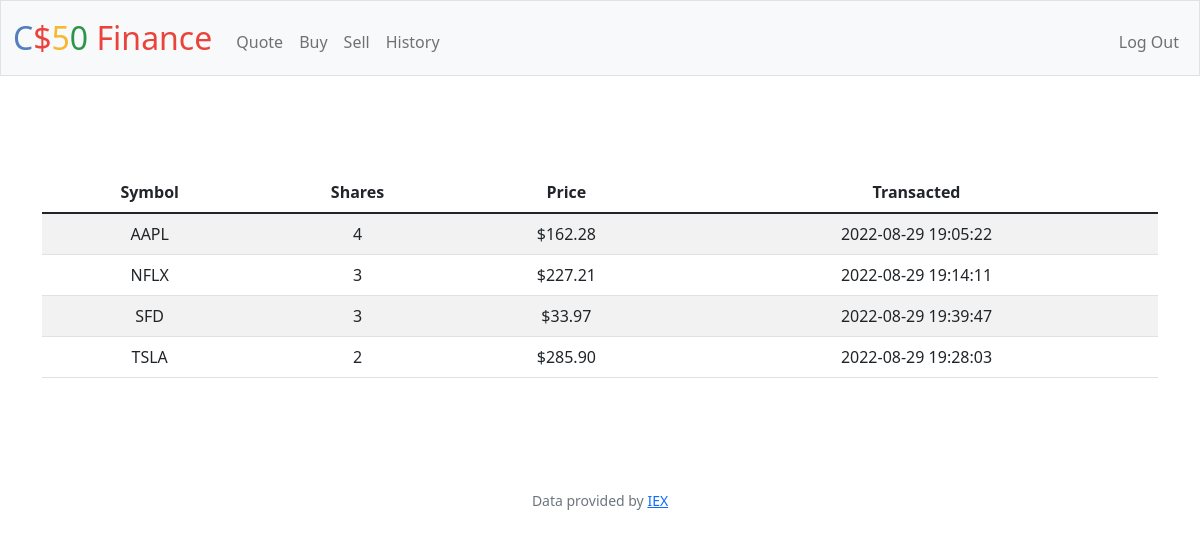
The app's page /history (signed in) with its own data.
### tables this page shows
CREATE TABLE transactions (
    id INTEGER PRIMARY KEY AUTOINCREMENT,
    user_id INTEGER NOT NULL,
    name TEXT NOT NULL,
    shares INTEGER NOT NULL,
    type TEXT NOT NULL,
    price NUMERIC NOT NULL,
    symbol TEXT NOT NULL,
    time TIMESTAMP DEFAULT CURRENT_TIMESTAMP,
    FOREIGN KEY(user_id) REFERENCES users(id)
    );

### app.py (the view)
@app.route("/history")
@login_required
def history():
    user_id = session["user_id"]
    cash = db.execute("SELECT cash FROM users WHERE id = ?", user_id)[0]["cash"]
    stocks = db.execute(
        "SELECT symbol, price, time, name, SUM(shares) as shares FROM transactions WHERE user_id = ? GROUP BY symbol", user_id)
    total = cash
    for stock in stocks:
        total += stock["shares"] * stock["price"]
    return render_template("history.html", cash=cash, stocks=stocks, total=total, usd=usd)

### app.py (called while the page is built)
@app.after_request
def after_request(response):
    response.headers["Cache-Control"] = "no-cache, no-store, must-revalidate"
    response.headers["Expires"] = 0
    response.headers["Pragma"] = "no-cache"
    return response

### helpers.py (called while the page is built)
def login_required(f):
    @wraps(f)
    def decorated_function(*args, **kwargs):
        if session.get("user_id") is None:
            return redirect("/login")
        return f(*args, **kwargs)
    return decorated_function

def usd(value):
    return f"${value:,.2f}"

### templates/history.html (shortened to what this page needs)
{% extends "layout.html" %}
{% block main %}
    <div>
        <main class="container py-5 text-center">
            <table class="table table-striped">
                <thead>
                    <tr>
                        <th>Symbol</th>
                        <th>Shares</th>
                        <th>Price</th>
                        <th>Transacted</th>
                    </tr>
                </thead>
                <tbody>
                    {% for stock in stocks %}
                    <tr>
                        <td>{{ stock["symbol"] }}</td>
                        <td>{{ stock["shares"] }}</td>
                        <td>{{ usd(stock["price"]) }}</td>
                        <td>{{ stock["time"] }}</td>
                    </tr>
                    {% endfor %}
                </tbody>
            </table>
        </main>
    </div>
{% endblock %}

### templates/layout.html (shortened to what this page needs)
<!DOCTYPE html>
<html lang="en">
    <head>
        <link href="https://cdn.jsdelivr.net/npm/bootstrap@5.1.3/dist/css/bootstrap.min.css" rel="stylesheet">
        <link href="/static/styles.css" rel="stylesheet">
    </head>
    <body>
        <nav class="bg-light border navbar navbar-expand-md navbar-light">
            <div class="container-fluid">
                <a class="navbar-brand" href="/"><span class="blue">C</span><span class="red">$</span><span class="yellow">5</span><span class="green">0</span> <span class="red">Finance</span></a>
                <div class="collapse navbar-collapse" id="navbar">
                    {% if session["user_id"] %}
                        <ul class="navbar-nav me-auto mt-2">
                            <li class="nav-item"><a class="nav-link" href="/quote">Quote</a></li>
                            <li class="nav-item"><a class="nav-link" href="/buy">Buy</a></li>
                            <li class="nav-item"><a class="nav-link" href="/sell">Sell</a></li>
                            <li class="nav-item"><a class="nav-link" href="/history">History</a></li>
                        </ul>
                        <ul class="navbar-nav ms-auto mt-2">
                            <li class="nav-item"><a class="nav-link" href="/logout">Log Out</a></li>
                        </ul>
                    {% else %}
                        <ul class="navbar-nav ms-auto mt-2">
                            <li class="nav-item"><a class="nav-link" href="/register">Register</a></li>
                            <li class="nav-item"><a class="nav-link" href="/login">Log In</a></li>
                        </ul>
                    {% endif %}
                </div>
            </div>
        </nav>
        <main class="container-fluid py-5 text-center">
            {% block main %}{% endblock %}
        </main>
        <footer class="mb-5 small text-center text-muted">
            Data provided by <a href="https://iexcloud.io/">IEX</a>
        </footer>
    </body>
</html>

### static/styles.css (style rules this page uses)
nav .navbar-brand { font-size: xx-large; }
nav .navbar-brand .blue { color: #537fbe; }
nav .navbar-brand .red { color: #ea433b; }
nav .navbar-brand .yellow { color: #f5b82e; }
nav .navbar-brand .green { color: #2e944b; }

### records on screen
transactions: symbol "AAPL", shares "4", price "$162.28", time "2022-08-29 19:05:22"
transactions: symbol "NFLX", shares "3", price "$227.21", time "2022-08-29 19:14:11"
transactions: symbol "SFD", shares "3", price "$33.97", time "2022-08-29 19:39:47"
transactions: symbol "TSLA", shares "2", price "$285.90", time "2022-08-29 19:28:03"
